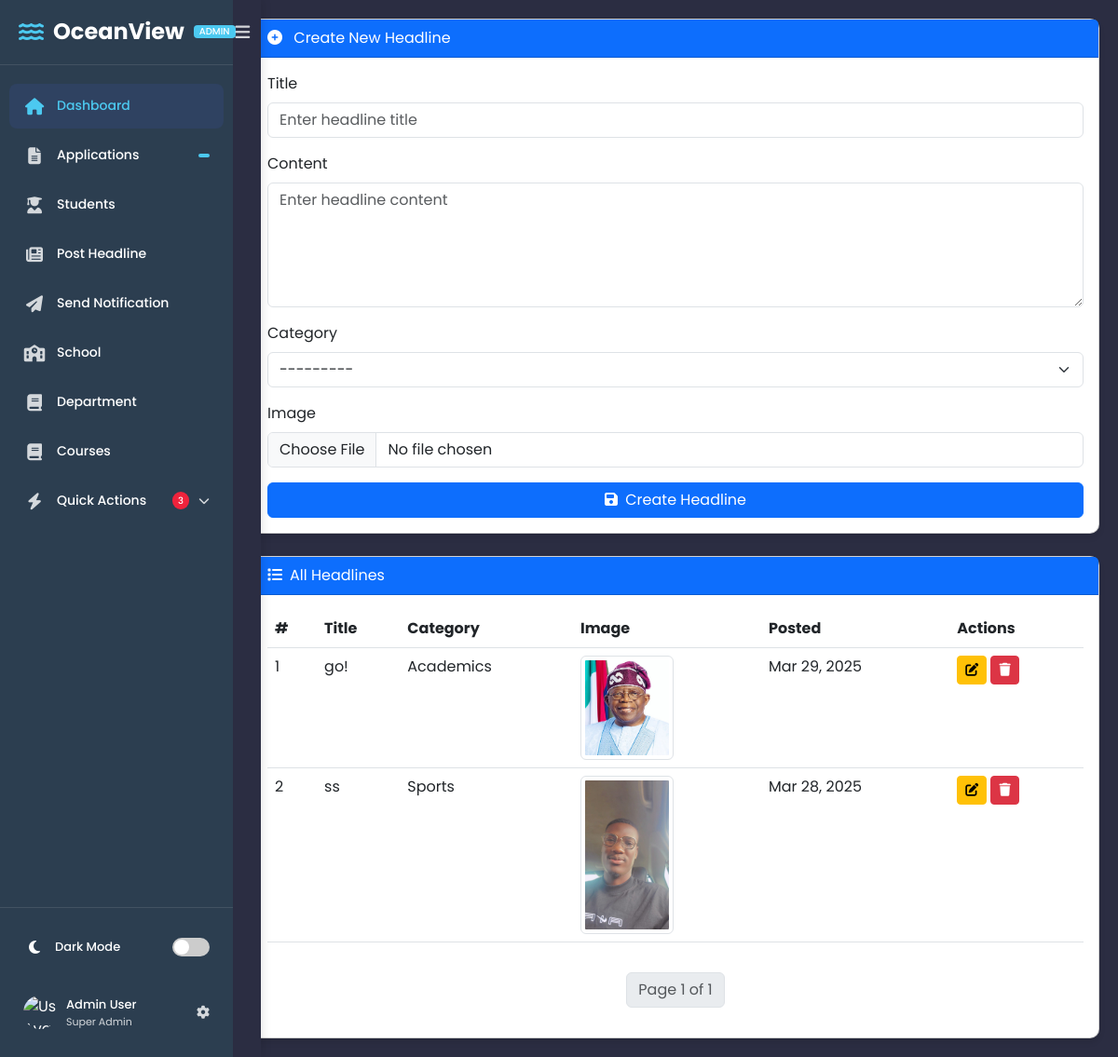
The app's page /headline/, older data.
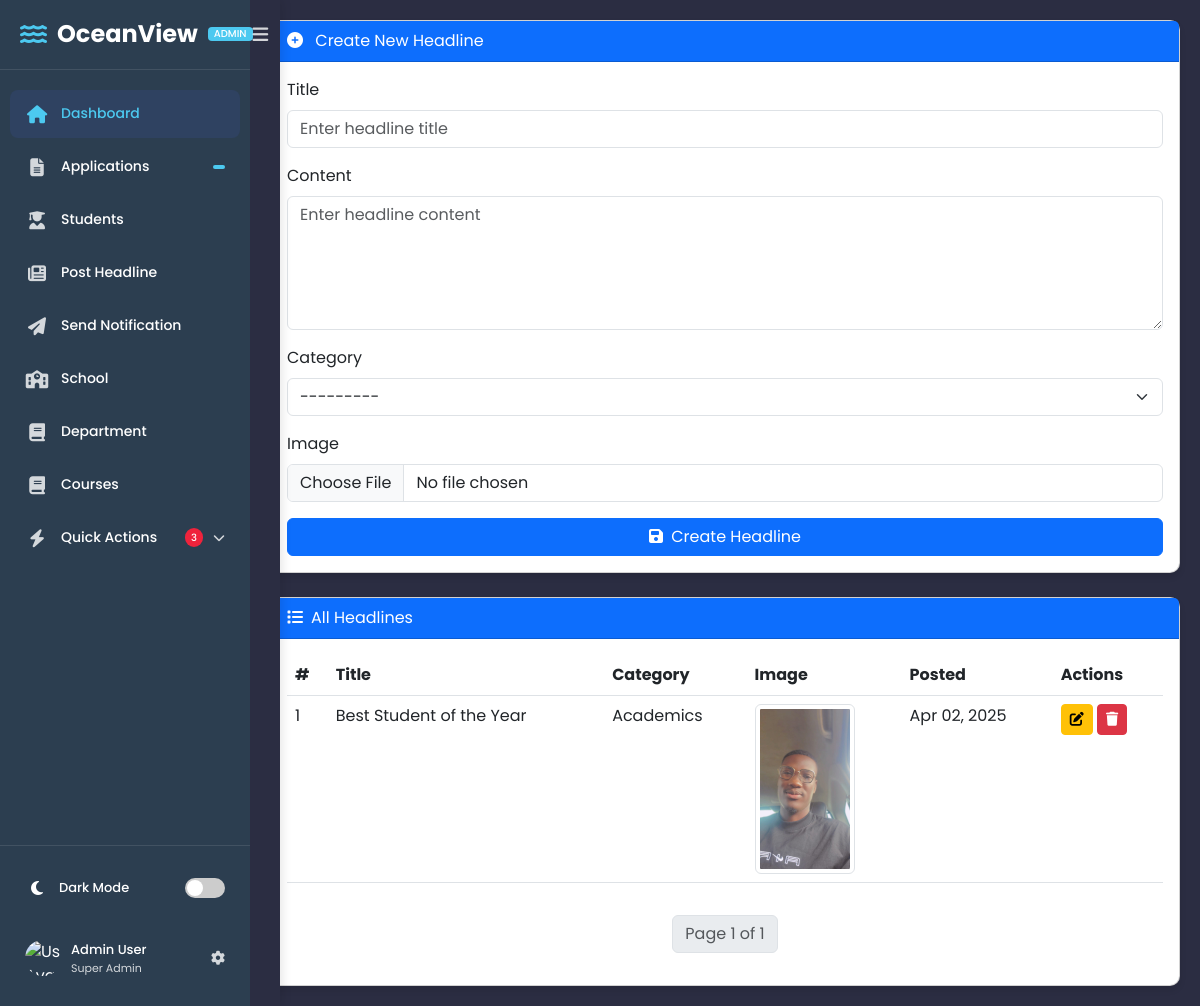
The same page, newer data.
### portal/models.py (models this page shows, shortened)
class Headline(models.Model):
    title = models.CharField(max_length=100)
    content = models.TextField()
    image = models.ImageField(upload_to="news_images/", blank=True, null=True)
    category = models.ForeignKey(Category, on_delete=models.CASCADE)
    created_at = models.DateTimeField(default=now, editable=True)

class Category(models.Model):
    name = models.CharField(max_length=100, unique=True)
    def __str__(self):
        return self.name

### crm/views.py (the view)
# urls.py: path("headline/", Post_headline, name="Post_headline"),
def Post_headline(request):
    if request.method == "POST":
        form = HeadlineForm(request.POST, request.FILES)
        if form.is_valid():
            form.save()
            messages.success(request, "Headline posted successfully!")
            return redirect("Post_headline")
    else:
        form = HeadlineForm()
    headlines = paginate_headlines(request)
    return render(request, "crm/crm_post_headline.html", {"form": form, "headlines": headlines})

### crm/forms.py
class HeadlineForm(forms.ModelForm):
    class Meta:
        model = Headline
        fields = ["title", "content", "image", "category"]
        widgets = {
            "title": forms.TextInput(attrs={"class": "form-control", "placeholder": "Enter headline title"}),
            "content": forms.Textarea(attrs={"class": "form-control", "rows": 5, "placeholder": "Enter headline content"}),
            "image": forms.FileInput(attrs={"class": "form-control"}),
            "category": forms.Select(attrs={"class": "form-select"}),
        }

### crm/views.py (called while the page is built)
def paginate_headlines(request):
    headlines_list = Headline.objects.all().order_by('-created_at')
    paginator = Paginator(headlines_list, 3)  # 3 headlines per page
    page_number = request.GET.get("page")
    return paginator.get_page(page_number)

### crm/templates/crm/crm_post_headline.html (shortened to what this page needs)
{% load static %}
<!DOCTYPE html>
<html lang="en">
<head>
    <link href="https://cdn.jsdelivr.net/npm/bootstrap@5.3.0/dist/css/bootstrap.min.css" rel="stylesheet">
    <link rel="stylesheet" href="https://cdnjs.cloudflare.com/ajax/libs/font-awesome/6.0.0/css/all.min.css">
    <link rel="stylesheet" href="{% static 'css/post_headline.css' %}">
</head>
<body>
    {% include 'crm/sidebar.html' %}
    <div class="main-content" style="margin-left: 250px; padding: 20px;">
        <div class="card mb-4">
            <div class="card-header bg-primary text-white">
                <i class="fas fa-plus-circle me-2"></i>
                {% if form.instance.id %}Edit Headline{% else %}Create New Headline{% endif %}
            </div>
            <div class="card-body">
                <form method="POST" enctype="multipart/form-data" id="headlineForm">
                    <div class="mb-3">
                        <label for="id_title" class="form-label">Title</label>
                        {{ form.title }}
                    </div>
                    <div class="mb-3">
                        <label for="id_content" class="form-label">Content</label>
                        {{ form.content }}
                    </div>
                    <div class="mb-3">
                        <label for="id_category" class="form-label">Category</label>
                        {{ form.category }}
                    </div>
                    <div class="mb-3">
                        <label for="id_image" class="form-label">Image</label>
                        {{ form.image }}
                    </div>
                    <button type="submit" class="btn btn-primary w-100">
                        <i class="fas fa-save me-1"></i>
                        {% if form.instance.id %}Update{% else %}Create{% endif %} Headline
                    </button>
                </form>
            </div>
        </div>
        <div class="card">
            <div class="card-header bg-primary text-white">
                <i class="fas fa-list me-2"></i>All Headlines
            </div>
            <div class="card-body">
                <div class="table-responsive">
                    <table class="table table-hover">
                        <thead>
                            <tr>
                                <th>#</th>
                                <th>Title</th>
                                <th>Category</th>
                                <th>Image</th>
                                <th>Posted</th>
                                <th>Actions</th>
                            </tr>
                        </thead>
                        <tbody>
                            {% for headline in headlines %}
                            <tr>
                                <td>{{ forloop.counter }}</td>
                                <td>{{ headline.title }}</td>
                                <td>{{ headline.category }}</td>
                                <td>
                                    {% if headline.image %}
                                        <img src="{{ headline.image.url }}" class="img-thumbnail">
                                    {% else %}
                                        None
                                    {% endif %}
                                </td>
                                <td>{{ headline.created_at|date:"M d, Y" }}</td>
                                <td>
                                    <a href="{% url 'edit_headline' headline.id %}" class="btn btn-sm btn-warning" title="Edit Headline">
                                        <i class="fas fa-edit"></i>
                                    </a>
                                    <button type="button" class="btn btn-sm btn-danger" data-bs-toggle="modal" data-bs-target="#deleteModal{{ headline.id }}">
                                        <i class="fas fa-trash"></i>
                                    </button>
                                </td>
                            </tr>
                            {% empty %}
                            <tr>
                                <td colspan="6" class="text-center">No headlines found</td>
                            </tr>
                            {% endfor %}
                        </tbody>
                    </table>
                </div>
                <div class="mt-3">
                    <nav aria-label="Page navigation">
                        <ul class="pagination justify-content-center">
                            <li class="page-item disabled">
                                <span class="page-link">
                                    Page {{ headlines.number }} of {{ headlines.paginator.num_pages }}
                                </span>
                            </li>
                        </ul>
                    </nav>
                </div>
            </div>
        </div>
    </div>
</body>
</html>

### crm/templates/crm/sidebar.html (shortened to what this page needs)
{% load static %}
<link rel="stylesheet" href="{% static 'css/sidebar.css' %}">
<link rel="stylesheet" href="https://cdnjs.cloudflare.com/ajax/libs/font-awesome/6.4.0/css/all.min.css">
<div class="sidebar-container">
    <div class="sidebar">
        <div class="sidebar-header">
            <div class="brand-wrapper">
                <i class="fas fa-water brand-icon"></i>
                <h3 class="brand-text">OceanView</h3>
                <span class="badge badge-admin">ADMIN</span>
            </div>
            <button class="sidebar-toggle" id="sidebarToggle">
                <i class="fas fa-bars"></i>
            </button>
        </div>
        <ul class="sidebar-menu">
            <li class="menu-item active">
                <a href="{% url 'crm_dashboard' %}" class="menu-link">
                    <span class="menu-icon"><i class="fas fa-home"></i></span>
                    <span class="menu-text">Dashboard</span>
                </a>
            </li>
            <li class="menu-item">
                <a href="{% url 'applicant_list' %}" class="menu-link">
                    <span class="menu-icon"><i class="fas fa-file-alt"></i></span>
                    <span class="menu-text">Applications</span>
                    <span class="menu-badge">{{ total_applications}}</span>
                </a>
            </li>
            <li class="menu-item">
                <a href="{% url 'student_list' %}" class="menu-link">
                    <span class="menu-icon"><i class="fas fa-user-graduate"></i></span>
                    <span class="menu-text">Students</span>
                </a>
            </li>
            <li class="menu-item">
                <a href="{% url 'Post_headline' %}" class="menu-link">
                    <span class="menu-icon"><i class="fas fa-newspaper"></i></span>
                    <span class="menu-text">Post Headline</span>
                </a>
            </li>
            <li class="menu-item">
                <a href="{% url 'Notify_student' %}" class="menu-link">
                    <span class="menu-icon"><i class="fas fa-paper-plane"></i></span>
                    <span class="menu-text">Send Notification</span>
                </a>
            </li>
            <li class="menu-item">
                <a href="{%  url 'school_list'    %}" class="menu-link">
                    <span class="menu-icon"><i class="fas fa-school"></i></span>
                    <span class="menu-text">School</span>
                </a>
            </li>
            <li class="menu-item">
                <a href="{% url 'department_list'    %}" class="menu-link">
                    <span class="menu-icon"><i class="fas fa-book"></i></span>
                    <span class="menu-text">Department</span>
                </a>
            </li>
            <li class="menu-item">
                <a href="{%url 'course_list'    %}" class="menu-link">
                    <span class="menu-icon"><i class="fas fa-book"></i></span>
                    <span class="menu-text">Courses</span>
                </a>
            </li>
            <li class="menu-item has-submenu">
                <a href="#" class="menu-link">
                    <span class="menu-icon"><i class="fas fa-bolt"></i></span>
                    <span class="menu-text">Quick Actions</span>
                    <span class="menu-badge badge-urgent">3</span>
                    <span class="menu-arrow"><i class="fas fa-chevron-down"></i></span>
                </a>
            </li>
        </ul>
        <div class="sidebar-footer">
            <div class="settings-menu">
                <div class="dark-mode-toggle" onclick="toggleDarkMode()">
                    <div class="toggle-icon">
                        <i id="darkModeIcon" class="fas fa-moon"></i>
                    </div>
                    <span id="darkModeText">Dark Mode</span>
                    <div class="toggle-switch">
                        <label for="darkModeSwitch"></label>
                    </div>
                </div>
            </div>
            <div class="user-profile">
                <div class="user-avatar">
                    <img src="{% static 'images/default-avatar.png' %}" alt="User Avatar">
                </div>
                <div class="user-info">
                    <span class="user-name">Admin User</span>
                    <span class="user-role">Super Admin</span>
                </div>
                <div class="user-actions">
                    <a href="#"><i class="fas fa-cog"></i></a>
                </div>
            </div>
        </div>
    </div>
</div>

### crm/static/css/post_headline.css (style rules this page uses)
:root { --primary-color: #4361ee; --danger-color: #ef233c; --warning-color: #ff9500; }
body { font-family: 'Poppins', sans-serif; }
.card { border-radius: 10px; box-shadow: 0 4px 6px rgba(0,0,0,0.1); }
.img-thumbnail { max-width: 100px; }

### crm/static/css/sidebar.css (style rules this page uses)
.sidebar { height: 100vh; width: 250px; position: fixed; top: 0; left: 0; background: #2c3e50; padding: 20px; transition: 0.3s ease; }
.sidebar h3 { font-size: 1.5rem; font-weight: bold; }

Row changes from the older to the newer data that the page shows:
removed Headline: title "go!", category "Academics", image (picture), created_at "Mar 29, 2025"
removed Headline: title "ss", category "Sports", image (picture), created_at "Mar 28, 2025"
added Headline: title "Best Student of the Year", category "Academics", image (picture), created_at "Apr 02, 2025"
